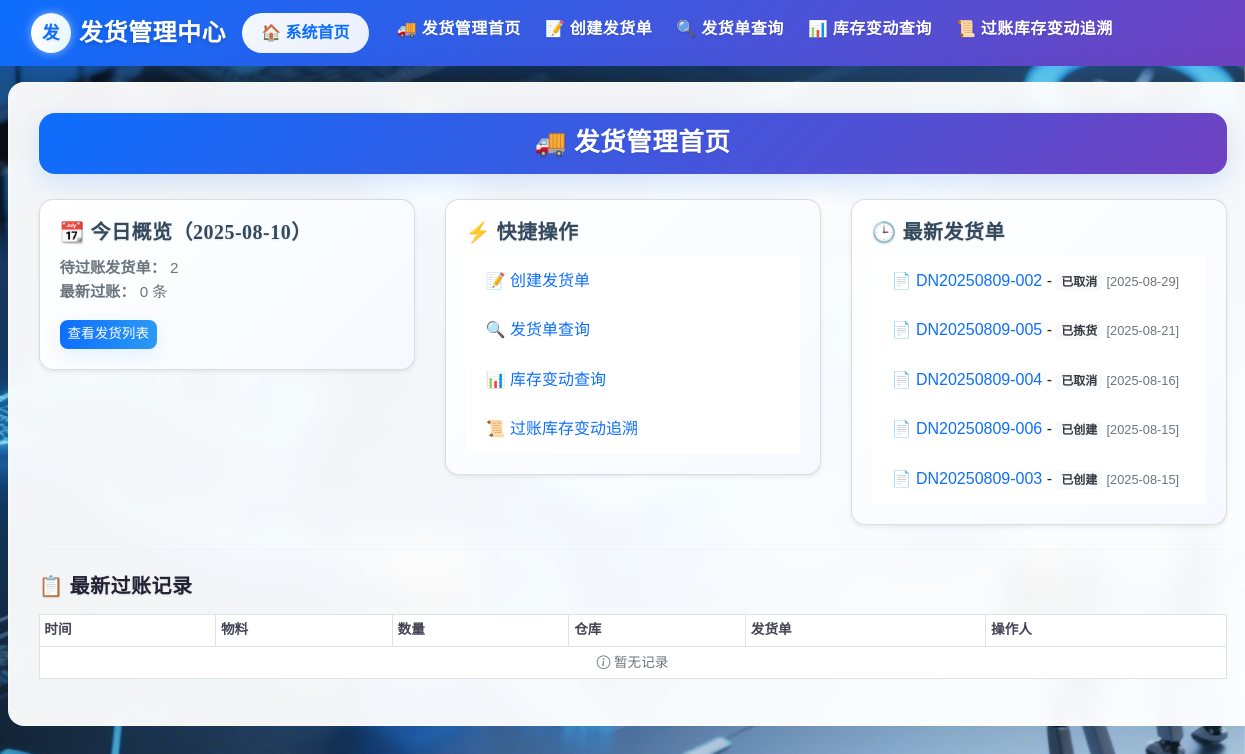
The page /delivery/ (signed in) on the database as committed earlier.
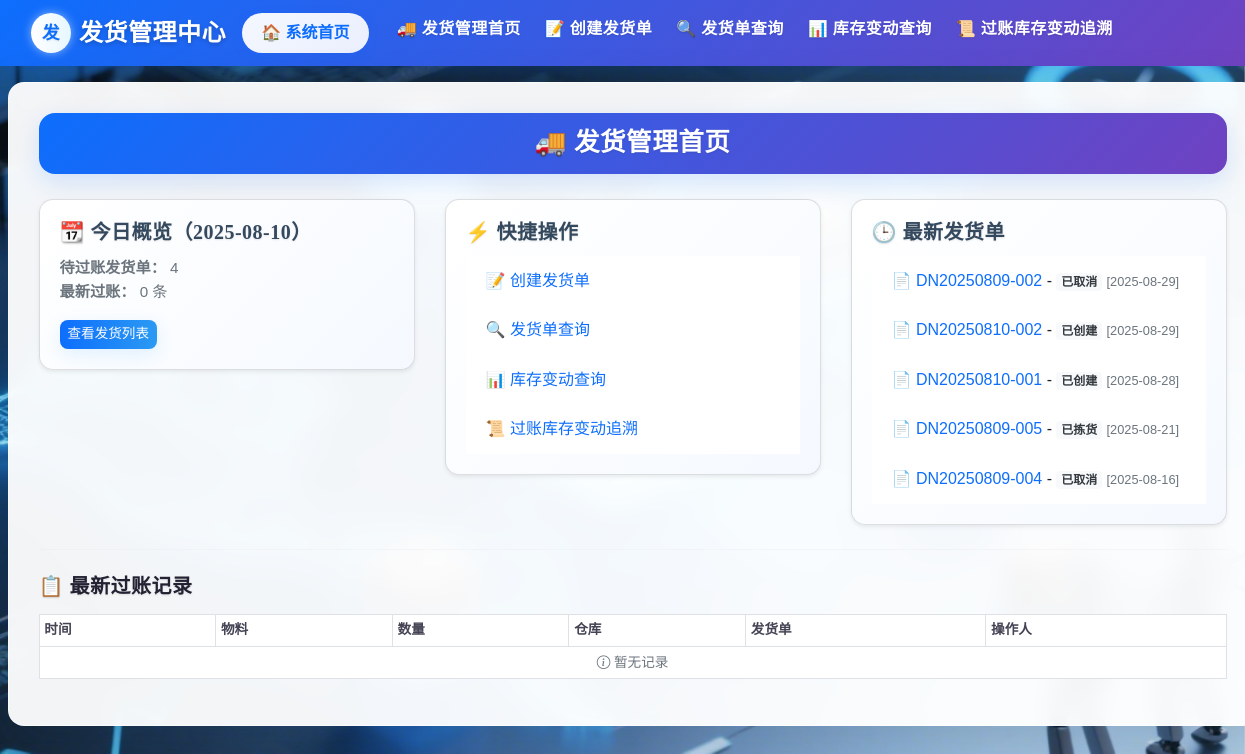
The same page on the database as committed later.
### delivery/models.py (models this page shows, shortened)
class DeliveryNote(db.Model):
    __tablename__ = 'DeliveryNote'
    delivery_note_id = db.Column(db.String(255), primary_key=True)
    sales_order_id = db.Column(db.String(255), db.ForeignKey('SalesOrder.sales_order_id'), nullable=False)
    delivery_date = db.Column(db.DateTime, nullable=False)
    warehouse_code = db.Column(db.String(255), nullable=False)
    status = db.Column(db.String(50), default='已创建')
    posted_by = db.Column(db.String(255))
    posted_at = db.Column(db.DateTime)
    remarks = db.Column(db.Text)
    items = db.relationship('DeliveryItem', backref='delivery_note', cascade='all, delete-orphan', lazy=True)
    sales_order = db.relationship('SalesOrder', backref='delivery_notes')
    VALID_TRANSITIONS = {
        '已创建': ['待拣货', '已取消'],
        '待拣货': ['已拣货', '已取消'],
        '已拣货': ['待发货', '已过账'],
        '待发货': ['已发货'],
        '已发货': ['已过账', '已完成'],
        '已过账': ['已完成'],
        '已完成': [],
        '已取消': []
    }

### delivery/views.py (the view)
@delivery_bp.route('/')
@login_required
def delivery_home():
    today = datetime.utcnow().date()
    recent_deliveries = DeliveryNote.query.order_by(DeliveryNote.delivery_date.desc()).limit(5).all()
    pending_postings = DeliveryNote.query.filter_by(status='已创建').count()
    recent_changes = StockChangeLog.query.order_by(StockChangeLog.change_time.desc()).limit(5).all()
    return render_template('delivery/home.html',
                           today=today,
                           recent_deliveries=recent_deliveries,
                           pending_postings=pending_postings,
                           recent_changes=recent_changes)

### app.py (called while the page is built)
@login_manager.user_loader
def load_user(user_id):
    return User.query.get(user_id)

### templates/delivery/home.html (shortened to what this page needs)
{% extends 'delivery/base.html' %}
{% block content %}
<div class="form-title-container">
    <h1 class="form-title">
      🚚 发货管理首页
    </h1>
  </div>
<div class="row g-9">
  <div class="col-md-4">
    <div class="card shadow-sm">
      <div class="card-body">
        <h5 class="card-title">📆 今日概览（{{ today.strftime('%Y-%m-%d') }}）</h5>
        <p class="card-text">
          <strong>待过账发货单：</strong> {{ pending_postings }}<br>
          <strong>最新过账：</strong> {{ recent_changes|length }} 条<br>
        </p>
        <a href="{{ url_for('delivery.delivery_list') }}" class="btn btn-sm btn-primary">查看发货列表</a>
      </div>
    </div>
  </div>
  <div class="col-md-4">
    <div class="card shadow-sm">
      <div class="card-body">
        <h5 class="card-title">⚡ 快捷操作</h5>
        <ul class="list-group list-group-flush">
          <li class="list-group-item"><a href="{{ url_for('delivery.create_delivery') }}">📝 创建发货单</a></li>
          <li class="list-group-item"><a href="{{ url_for('delivery.delivery_list') }}">🔍 发货单查询</a></li>
          <li class="list-group-item"><a href="{{ url_for('delivery.inventory_movement') }}">📊 库存变动查询</a></li>
          <li class="list-group-item"><a href="{{ url_for('delivery.posted_stock_changes') }}">📜 过账库存变动追溯</a></li>
        </ul>
      </div>
    </div>
  </div>
  <div class="col-md-4">
    <div class="card shadow-sm">
      <div class="card-body">
        <h5 class="card-title">🕒 最新发货单</h5>
        <ul class="list-group list-group-flush">
          {% for d in recent_deliveries %}
          <li class="list-group-item">
            <a href="{{ url_for('delivery.delivery_detail', delivery_id=d.delivery_note_id) }}">
              📄 {{ d.delivery_note_id }}
            </a> - <span class="badge bg-light text-dark">{{ d.status }}</span>
            <small class="text-muted">[{{ d.delivery_date.strftime('%Y-%m-%d') }}]</small>
          </li>
          {% else %}
          <li class="list-group-item text-muted">暂无记录</li>
          {% endfor %}
        </ul>
      </div>
    </div>
  </div>
</div>
<hr class="my-4">
<h5 class="fw-bold mb-3">📋 最新过账记录</h5>
<div class="table-responsive">
  <table class="table table-sm table-hover align-middle table-bordered">
    <thead>
      <tr>
        <th>时间</th>
        <th>物料</th>
        <th>数量</th>
        <th>仓库</th>
        <th>发货单</th>
        <th>操作人</th>
      </tr>
    </thead>
    <tbody>
      {% for c in recent_changes %}
      <tr>
        <td>{{ c.change_time.strftime('%Y-%m-%d %H:%M') }}</td>
        <td>{{ c.material_id }}</td>
        <td class="text-danger">{{ c.quantity_change }}</td>
        <td>{{ c.warehouse_code }}</td>
        <td>{{ c.reference_doc or '-' }}</td>
        <td>{{ c.operator }}</td>
      </tr>
      {% else %}
      <tr>
        <td colspan="6" class="text-muted text-center">
          <i class="bi bi-info-circle"></i> 暂无记录
        </td>
      </tr>
      {% endfor %}
    </tbody>
  </table>
</div>
{% endblock %}

Rows that differ between the two databases and show on the page:
no longer on this page (row unchanged): DeliveryNote: delivery_note_id "DN20250809-006", status "已创建", delivery_date "2025-08-15"
no longer on this page (row unchanged): DeliveryNote: delivery_note_id "DN20250809-003", status "已创建", delivery_date "2025-08-15"
added DeliveryNote: delivery_note_id "DN20250810-002", status "已创建", delivery_date "2025-08-29"
added DeliveryNote: delivery_note_id "DN20250810-001", status "已创建", delivery_date "2025-08-28"
Other text that changed with them:
{{ pending_postings }}: "2" → "4"
